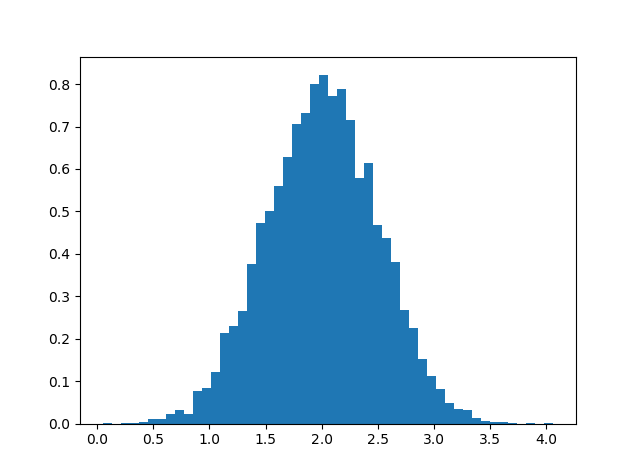

The Python source for this figure:
import numpy as np
import matplotlib.pyplot as plt
# Build a vector of 10000 normal deviates with variance 0.5^2 and mean 2
mu, sigma = 2, 0.5
v = np.random.normal(mu,sigma,10000)
# Plot a normalized histogram with 50 bins
plt.hist(v, bins=50, normed=1)       # matplotlib version (plot)
plt.show()
